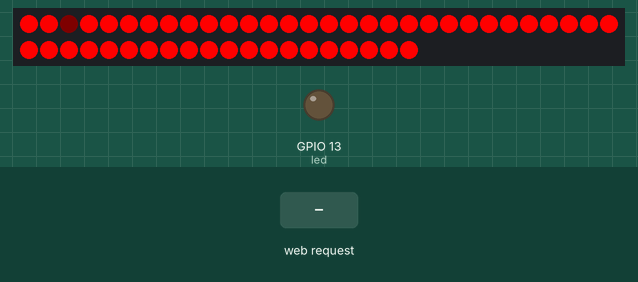
A sketch run on a simulated ESP8266 (NodeMCU). Parts: 50 RGB LEDs in strip order, left to right, continuing on the next row, output pins drawn as LEDs (lit = HIGH). The test bench sets the inputs (shaded band). WiFi joins after 1.5 s; servers stay silent unless stated; what the sketch prints to the serial monitor is not drawn.

Above: at 2.7 s.
2.8 s: HTTP request GET /?g=120 received
At 3.2 s:
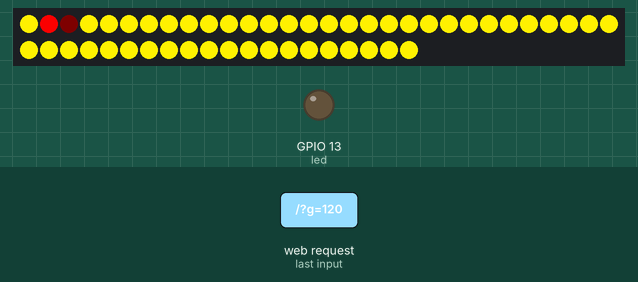
4.3 s: HTTP request GET /api?b=120 received
At 5.5 s:
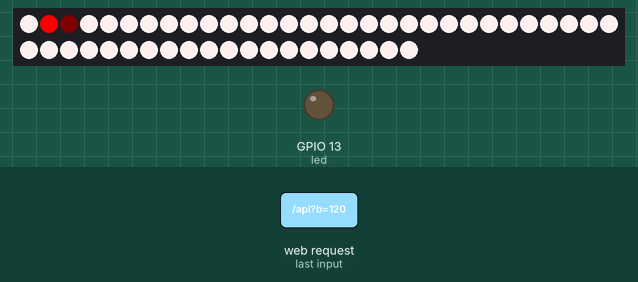
5.8 s: HTTP request GET /?g=1 received
At 6.7 s:
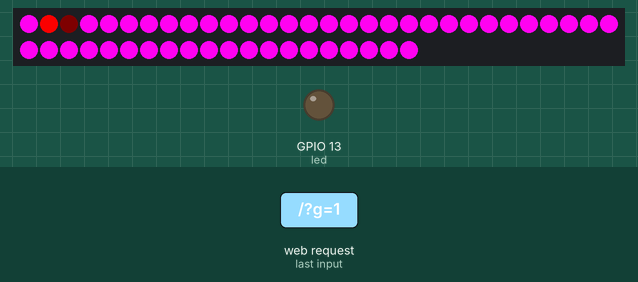
7.3 s: HTTP request GET /api?g=120 received
At 7.8 s:
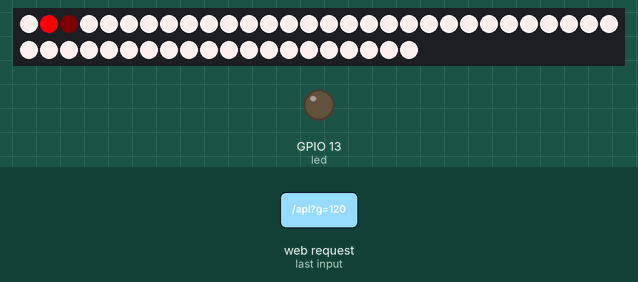
8.8 s: HTTP request GET /?b=0 received
At 10.2 s:
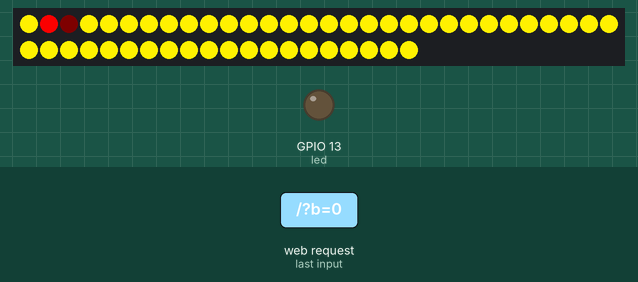
Timing chart, 0 to 11.3 s (numbered marks = the images above; inputs shaded):
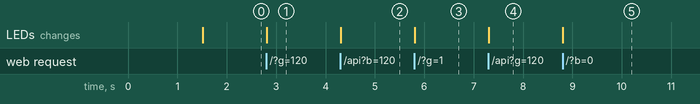

The sketch:

ledstripnodemcu.ino
```cpp
// GND, wit
// DATA, groen, D2, D4
// CLOCK, geel, D3, RX
// VIN, rood


#include "LPD8806.h"

// Number of RGB LEDs in strand:
int nLEDs = 50;

// Chose 2 pins for output; can be any valid output pins:
int dataPin  = 2;
int clockPin = 3;


// First parameter is the number of LEDs in the strand.  The LED strips
// are 32 LEDs per meter but you can extend or cut the strip.  Next two
// parameters are SPI data and clock pins:
LPD8806 strip = LPD8806(nLEDs, dataPin, clockPin);


#include <ESP8266WiFi.h>
#include <WiFiClient.h>
#include <ESP8266WebServer.h>
#include <ESP8266mDNS.h>


const char* ssid = "RKM-Boven";
const char* password = "routerken123";

ESP8266WebServer server(80);

const int led = 13;

uint8_t  r = 0;
uint8_t  g = 0;
uint8_t  b = 0;

void handleRoot() {

  if(server.hasArg("r")) {r = server.arg("r").toInt();}
  if(server.hasArg("g")) {g = server.arg("g").toInt();}
  if(server.hasArg("b")) {b = server.arg("b").toInt();}


  String message = "<html><head><script>";
  message += "R=";
  message += r;
  message += "; G=";
  message += g;
  message += "; B=";
  message += b;
  message += ";";
  message += "function color(r,g,b) {r = r<0?0:r>127?127:r; g = g<0?0:g>127?127:g; b = b<0?0:b>127?127:b;  x = new XMLHttpRequest(); x.open('GET', '/api?r='+r+'&g='+g+'&b='+b); x.send(); R=r; G=g; B=b;}";
  message += "</script></head><body style='background: rgb(";
  message += r;
  message += ", ";
  message += g;
  message += ", ";
  message += b;
  message += ")'>";
  message += "R: <button onclick='color(R+10, G, B)'>+</button><button onclick='color(R-10, G, B)'>-</button></h1>";
  message += "G: <button onclick='color(R, G+10, B)'>+</button><button onclick='color(R, G-10, B)'>-</button></h1>";
  message += "B: <button onclick='color(R, G, B+10)'>+</button><button onclick='color(R, G, B-10)'>-</button></h1>";
  message += "</body></html>";

  message += "\n";

  Serial.print("R: ");
  Serial.print(r);
  Serial.print("G: ");
  Serial.print(g);
  Serial.print("B: ");
  Serial.println(b);

  server.send(200, "text/html", message);
}

void handleApi() {

  if(server.hasArg("r")) {r = server.arg("r").toInt();}
  if(server.hasArg("g")) {g = server.arg("g").toInt();}
  if(server.hasArg("b")) {b = server.arg("b").toInt();}

  String message = "{\"r\": ";
  message += r;
  message += ", \"g\": ";
  message += g;
  message += ", \"b\": ";
  message += b;
  message += "}";

  Serial.print("R: ");
  Serial.print(r);
  Serial.print(" G: ");
  Serial.print(g);
  Serial.print(" B: ");
  Serial.println(b);

  server.send(200, "application/json", message);
}

void handleNotFound(){
  digitalWrite(led, 1);
  String message = "File Not Found\n\n";
  message += "URI: ";
  message += server.uri();
  message += "\nMethod: ";
  message += (server.method() == HTTP_GET)?"GET":"POST";
  message += "\nArguments: ";
  message += server.args();
  message += "\n";
  for (uint8_t i=0; i<server.args(); i++){
    message += " " + server.argName(i) + ": " + server.arg(i) + "\n";
  }
  server.send(404, "text/plain", message);
  digitalWrite(led, 0);
}

void setup(void){
  pinMode(led, OUTPUT);
  digitalWrite(led, 0);
  Serial.begin(115200);
  WiFi.begin(ssid, password);
  Serial.println("");

  // Wait for connection
  while (WiFi.status() != WL_CONNECTED) {
    delay(500);
    Serial.print(".");
  }
  Serial.println("");
  Serial.print("Connected to ");
  Serial.println(ssid);
  Serial.print("IP address: ");
  Serial.println(WiFi.localIP());

  if (MDNS.begin("esp8266")) {
    Serial.println("MDNS responder started");
  }

  server.on("/", handleRoot);
  server.on("/api", handleApi);
  server.onNotFound(handleRoot);

  server.begin();
  Serial.println("HTTP server started");


  // Start up the LED strip
  strip.begin();

  // Update the strip, to start they are all 'off'
  strip.show();
}


//Input a value 0 to 384 to get a color value.
//The colours are a transition r - g -b - back to r

uint32_t Wheel(uint16_t WheelPos)
{
  byte r, g, b;
  switch(WheelPos / 128)
  {
    case 0:
      r = 127 - WheelPos % 128;   //Red down
      g = WheelPos % 128;      // Green up
      b = 0;                  //blue off
      break;
    case 1:
      g = 127 - WheelPos % 128;  //green down
      b = WheelPos % 128;      //blue up
      r = 0;                  //red off
      break;
    case 2:
      b = 127 - WheelPos % 128;  //blue down
      r = WheelPos % 128;      //red up
      g = 0;                  //green off
      break;
  }
  return(strip.Color(r,g,b));
}


// Slightly different, this one makes the rainbow wheel equally distributed
// along the chain
void rainbowCycle(uint8_t wait) {
  uint16_t i, j;

  for (j=0; j < 384 * 5; j++) {     // 5 cycles of all 384 colors in the wheel
    for (i=0; i < strip.numPixels(); i++) {
      // tricky math! we use each pixel as a fraction of the full 384-color wheel
      // (thats the i / strip.numPixels() part)
      // Then add in j which makes the colors go around per pixel
      // the % 384 is to make the wheel cycle around
      strip.setPixelColor(i, Wheel( ((i * 384 / strip.numPixels()) + j) % 384) );
    }
    strip.show();   // write all the pixels out
    delay(wait);
  }
}

void loop(void){
  server.handleClient();

//  rainbowCycle(0);

  for (int i=0; i < strip.numPixels(); i++) {
    strip.setPixelColor(i, strip.Color(255,g,b));
  }

//  Serial.print("show");

  strip.setPixelColor(1, strip.Color(120,0,0));
  strip.setPixelColor(2, strip.Color(130,0,0));
  strip.show();
}
```

Measured:
- after the input at 2.8 s, the LEDs: change at once (image 1)
- after the input at 4.3 s, the LEDs: change at once (image 2)
- after the input at 5.8 s, the LEDs: change at once (image 3)
- after the input at 7.3 s, the LEDs: change at once (image 4)
- after the input at 8.8 s, the LEDs: change at once (image 5)
